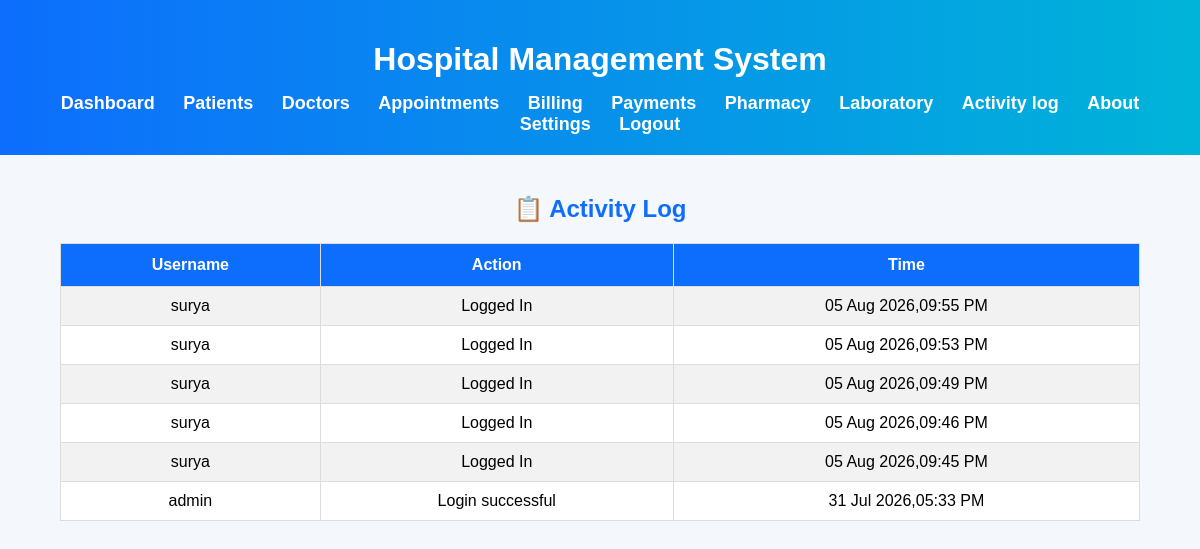
/activity-log/ (signed in), run on the app's committed database.
### patients/models.py (models this page shows, shortened)
class ActivityLog(models.Model):
    username = models.CharField(max_length=100)
    action = models.CharField(max_length=255)
    action_time = models.DateTimeField(auto_now_add=True)

### patients/views.py (the view)
# urls.py: path('activity-log/', views.activity_log, name='activity_log'),
@login_required
def activity_log(request):
    logs = ActivityLog.objects.all().order_by('-action_time')
    return render(request, "patients/activity_log.html", {"logs": logs})

### patients/templates/patients/activity_log.html (shortened to what this page needs)
{% load static %}
{% load tz %}
<!DOCTYPE html>
<html>
<head>
    <link rel="stylesheet" href="{% static 'css/style.css' %}">
</head>
<body>
    <header>
    <h1>Hospital Management System</h1>
    <nav>
        <a href="{% url 'dashboard' %}">Dashboard</a>
        <a href="{% url 'patient_list' %}">Patients</a>
        <a href="{% url 'doctor_list' %}">Doctors</a>
        <a href="{% url 'appointment_list' %}">Appointments</a>
        <a href="{% url 'billing_list' %}">Billing</a>
        <a href="{% url 'payment_list' %}">Payments</a>
        <a href="{% url 'medicine_list' %}">Pharmacy</a>
        <a href="{% url 'laboratory_list' %}">Laboratory</a>
        <a href="{% url 'activity_log' %}">Activity log</a>
        <a href="{% url 'about' %}">About</a>
        <a href="{% url 'settings' %}">Settings</a>
        <a href="{% url 'logout' %}">Logout</a>
    </nav>
</header>
<div class="container">
<h2>📋 Activity Log</h2>
<table>
<tr>
    <th>Username</th>
    <th>Action</th>
    <th>Time</th>
</tr>
{% for log in logs %}
<tr>
    <td>{{ log.username }}</td>
    <td>{{ log.action }}</td>
    <td>{{ log.action_time|date:"d M Y,h:i A"}}</td>
</tr>
{% empty %}
<tr>
    <td colspan="3">
        No Activity Found
    </td>
</tr>
{% endfor %}
</table>
</div>
</body>
</html>

### patients/static/css/style.css (style rules this page uses)
body { margin:0; padding:0; font-family:Arial,sans-serif; background:#f4f7fb; }
.container { width:90%; margin:auto; padding:20px; }
header { background:linear-gradient(90deg,#0d6efd,#00b4d8); color:white; text-align:center; padding:20px; }
header h1 { color:white; margin-bottom:15px; }
nav { margin-top:10px; }
nav a { color:white; text-decoration:none; margin:12px; font-size:18px; font-weight:bold; transition:.3s; }
h2 { text-align:center; color:#0d6efd; }
table { width:100%; border-collapse:collapse; background:white; }
table,th,td { border:1px solid #ddd; }
th { background:#0d6efd; color:white; padding:12px; }
td { padding:10px; text-align:center; }
tr:nth-child(even) { background:#f2f2f2; }

### data on the page
ActivityLog: username "surya", action "Logged In", action_time "05 Aug 2026,09:55 PM"
ActivityLog: username "surya", action "Logged In", action_time "05 Aug 2026,09:53 PM"
ActivityLog: username "surya", action "Logged In", action_time "05 Aug 2026,09:49 PM"
ActivityLog: username "surya", action "Logged In", action_time "05 Aug 2026,09:46 PM"
ActivityLog: username "surya", action "Logged In", action_time "05 Aug 2026,09:45 PM"
ActivityLog: username "admin", action "Login successful", action_time "31 Jul 2026,05:33 PM"
